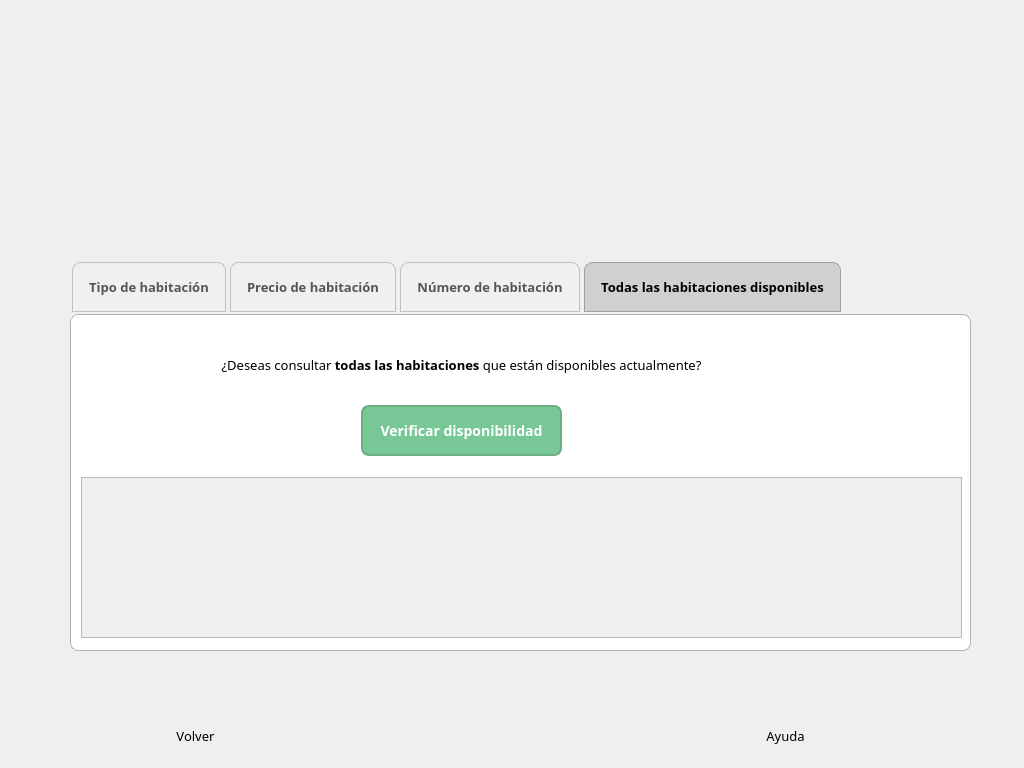
<?xml version="1.0" encoding="UTF-8"?>
<ui version="4.0">
 <class>ventana_disponibilidad</class>
 <widget class="QDialog" name="ventana_disponibilidad">
  <property name="geometry">
   <rect>
    <x>0</x>
    <y>0</y>
    <width>1024</width>
    <height>768</height>
   </rect>
  </property>
  <property name="sizePolicy">
   <sizepolicy hsizetype="Preferred" vsizetype="Preferred">
    <horstretch>0</horstretch>
    <verstretch>0</verstretch>
   </sizepolicy>
  </property>
  <property name="minimumSize">
   <size>
    <width>1024</width>
    <height>768</height>
   </size>
  </property>
  <property name="maximumSize">
   <size>
    <width>1024</width>
    <height>768</height>
   </size>
  </property>
  <property name="sizeIncrement">
   <size>
    <width>1024</width>
    <height>768</height>
   </size>
  </property>
  <property name="baseSize">
   <size>
    <width>1024</width>
    <height>768</height>
   </size>
  </property>
  <property name="windowTitle">
   <string>Ventana de disponibilidad</string>
  </property>
  <widget class="QLabel" name="fondo_disponibilidad">
   <property name="geometry">
    <rect>
     <x>0</x>
     <y>0</y>
     <width>1031</width>
     <height>771</height>
    </rect>
   </property>
   <property name="text">
    <string/>
   </property>
   <property name="pixmap">
    <pixmap>fondo_disponibilidad_fixed.png</pixmap>
   </property>
   <property name="scaledContents">
    <bool>true</bool>
   </property>
  </widget>
  <widget class="QTabWidget" name="contenedor">
   <property name="geometry">
    <rect>
     <x>70</x>
     <y>260</y>
     <width>901</width>
     <height>391</height>
    </rect>
   </property>
   <property name="font">
    <font>
     <family>Century Gothic</family>
     <pointsize>10</pointsize>
     <weight>75</weight>
     <bold>true</bold>
    </font>
   </property>
   <property name="whatsThis">
    <string/>
   </property>
   <property name="accessibleDescription">
    <string/>
   </property>
   <property name="styleSheet">
    <string notr="true">/* QTabWidget */
QTabWidget::pane {
    border: 1px solid #b0b0b0;
    border-radius: 8px;
    background-color: #ffffff; /* Fondo blanco para el área de contenido */
}

/* Pestañas grises */
QTabBar::tab {
    background-color: #e0e0e0;
    color: #333333;
    padding: 8px 16px;
    border: 1px solid #c0c0c0;
    border-top-left-radius: 8px;
    border-top-right-radius: 8px;
    margin: 2px;
}

/* Pestaña seleccionada */
QTabBar::tab:selected {
    background-color: #d0d0d0; /* Gris claro para la pestaña seleccionada */
    border: 1px solid #a0a0a0;
    color: #000000;
}

/* Pestaña no seleccionada */
QTabBar::tab:!selected {
    background-color: #f0f0f0;
    color: #555555;
}

/* Hover sobre pestaña */
QTabBar::tab:hover {
    background-color: #d8d8d8;
    border: 1px solid #b0b0b0;
}

/* Botones de desplazamiento (cuando hay muchas pestañas) */
QTabBar QToolButton {
    background-color: #f0f0f0;
    border: none;
    color: #555555;
}

/* Estilo de los botones al hacer hover */
QTabBar QToolButton:hover {
    background-color: #d0d0d0;
}

/* Estilo de la pestaña cuando está deshabilitada */
QTabBar::tab:disabled {
    color: #888888;
    background-color: #e8e8e8;
    border: 1px solid #d0d0d0;
}

/* Ajustes de tamaño */
QTabBar::tab {
    min-width: 100px;
    min-height: 32px;
}
</string>
   </property>
   <property name="tabPosition">
    <enum>QTabWidget::North</enum>
   </property>
   <property name="tabShape">
    <enum>QTabWidget::Rounded</enum>
   </property>
   <property name="currentIndex">
    <number>3</number>
   </property>
   <widget class="QWidget" name="tab">
    <attribute name="title">
     <string>Tipo de habitación</string>
    </attribute>
    <widget class="QLabel" name="instruccion_disponibilidad_tipo_habitacion">
     <property name="geometry">
      <rect>
       <x>70</x>
       <y>30</y>
       <width>281</width>
       <height>71</height>
      </rect>
     </property>
     <property name="font">
      <font>
       <family>Century Gothic</family>
       <pointsize>10</pointsize>
       <weight>50</weight>
       <bold>false</bold>
      </font>
     </property>
     <property name="text">
      <string>&lt;html&gt;&lt;head/&gt;&lt;body&gt;&lt;p align=&quot;center&quot;&gt;Por favor, ingrese el &lt;span style=&quot; font-weight:600;&quot;&gt;tipo de habitación&lt;/span&gt;&lt;/p&gt;&lt;p align=&quot;center&quot;&gt;a consultar como disponible:&lt;/p&gt;&lt;/body&gt;&lt;/html&gt;</string>
     </property>
    </widget>
    <widget class="QLineEdit" name="entrada_consultar_disponibilidad_tipo">
     <property name="enabled">
      <bool>true</bool>
     </property>
     <property name="geometry">
      <rect>
       <x>360</x>
       <y>30</y>
       <width>521</width>
       <height>31</height>
      </rect>
     </property>
     <property name="font">
      <font>
       <family>Century Gothic</family>
       <pointsize>10</pointsize>
       <weight>50</weight>
       <italic>true</italic>
       <bold>false</bold>
      </font>
     </property>
     <property name="contextMenuPolicy">
      <enum>Qt::DefaultContextMenu</enum>
     </property>
     <property name="toolTip">
      <string/>
     </property>
     <property name="statusTip">
      <string/>
     </property>
     <property name="accessibleName">
      <string/>
     </property>
     <property name="inputMask">
      <string notr="true"/>
     </property>
     <property name="text">
      <string notr="true">Ejemplo: Suite Presidencial</string>
     </property>
     <property name="placeholderText">
      <string notr="true"/>
     </property>
     <property name="cursorMoveStyle">
      <enum>Qt::LogicalMoveStyle</enum>
     </property>
     <property name="clearButtonEnabled">
      <bool>true</bool>
     </property>
    </widget>
    <widget class="QLabel" name="logo_casa">
     <property name="geometry">
      <rect>
       <x>-40</x>
       <y>10</y>
       <width>111</width>
       <height>121</height>
      </rect>
     </property>
     <property name="text">
      <string/>
     </property>
     <property name="pixmap">
      <pixmap>logo_casa.png</pixmap>
     </property>
     <property name="scaledContents">
      <bool>true</bool>
     </property>
    </widget>
    <widget class="QPushButton" name="btn_verificar_disponibilidad_tipo">
     <property name="geometry">
      <rect>
       <x>550</x>
       <y>70</y>
       <width>191</width>
       <height>41</height>
      </rect>
     </property>
     <property name="font">
      <font>
       <family>Century Gothic</family>
       <pointsize>-1</pointsize>
       <weight>75</weight>
       <bold>true</bold>
      </font>
     </property>
     <property name="styleSheet">
      <string notr="true">/* QPushButton */
QPushButton {
    background-color: #78c897; /* Verde suave */
    color: #ffffff;
    border: 2px solid #6aae84;
    border-radius: 8px;
    padding: 8px 16px;
    font-size: 14px;
}

/* Hover (cuando el cursor está sobre el botón) */
QPushButton:hover {
    background-color: #6aae84; /* Verde un poco más oscuro para hover */
    border: 2px solid #5f9676;
}

/* Presionado (cuando se hace clic en el botón) */
QPushButton:pressed {
    background-color: #5f9676; /* Verde más oscuro para clic */
    border: 2px solid #4e8264;
    color: #e0e0e0;
}

/* Botón deshabilitado */
QPushButton:disabled {
    background-color: #c0c0c0; /* Gris claro para deshabilitado */
    color: #888888;
    border: 2px solid #b0b0b0;
}

/* Botón con foco (cuando está seleccionado con teclado o tab) */
QPushButton:focus {
    outline: none;
    border: 2px solid #80bfff; /* Azul suave para indicar foco */
}
</string>
     </property>
     <property name="text">
      <string>Verificar disponibilidad</string>
     </property>
     <property name="autoDefault">
      <bool>true</bool>
     </property>
     <property name="default">
      <bool>true</bool>
     </property>
     <property name="flat">
      <bool>false</bool>
     </property>
    </widget>
    <widget class="QScrollArea" name="scroll_habitacione_disponibles_tipo">
     <property name="geometry">
      <rect>
       <x>20</x>
       <y>130</y>
       <width>861</width>
       <height>191</height>
      </rect>
     </property>
     <property name="widgetResizable">
      <bool>true</bool>
     </property>
     <widget class="QWidget" name="scrollAreaWidgetContents">
      <property name="geometry">
       <rect>
        <x>0</x>
        <y>0</y>
        <width>859</width>
        <height>189</height>
       </rect>
      </property>
      <widget class="QListWidget" name="lista_habitaciones_disponibles_tipo">
       <property name="geometry">
        <rect>
         <x>10</x>
         <y>10</y>
         <width>831</width>
         <height>171</height>
        </rect>
       </property>
       <property name="styleSheet">
        <string notr="true">QWidget {
    font: 12pt &quot;Century Gothic&quot;;
    background: transparent;
    border: none;
}

QLabel {
    font-weight: bold;  /* Aplica negrita a todos los QLabel */
}

QListWidget::item:hover {
    background-color: #90EE90;  /* Verde claro */
}

QListWidget::item:selected {
    background-color: #008000;  /* Verde oscuro */
    color: white;  /* Texto blanco */
}

</string>
       </property>
      </widget>
     </widget>
    </widget>
   </widget>
   <widget class="QWidget" name="tab_2">
    <attribute name="title">
     <string>Precio de habitación</string>
    </attribute>
    <widget class="QLabel" name="logo_precio">
     <property name="geometry">
      <rect>
       <x>-40</x>
       <y>30</y>
       <width>101</width>
       <height>101</height>
      </rect>
     </property>
     <property name="text">
      <string/>
     </property>
     <property name="pixmap">
      <pixmap>logo_precio.png</pixmap>
     </property>
     <property name="scaledContents">
      <bool>true</bool>
     </property>
    </widget>
    <widget class="QLabel" name="instruccion_disponibilidad_precio_habitacion">
     <property name="geometry">
      <rect>
       <x>80</x>
       <y>20</y>
       <width>381</width>
       <height>91</height>
      </rect>
     </property>
     <property name="font">
      <font>
       <family>Century Gothic</family>
       <pointsize>16</pointsize>
       <weight>50</weight>
       <bold>false</bold>
      </font>
     </property>
     <property name="text">
      <string>&lt;html&gt;&lt;head/&gt;&lt;body&gt;&lt;p align=&quot;center&quot;&gt;&lt;span style=&quot; font-size:10pt;&quot;&gt;Por favor, ingrese el&lt;/span&gt;&lt;span style=&quot; font-size:10pt; font-weight:600;&quot;&gt; precio&lt;/span&gt;&lt;span style=&quot; font-size:10pt;&quot;&gt; de las habitaciones que desea &lt;/span&gt;&lt;/p&gt;&lt;p align=&quot;center&quot;&gt;&lt;span style=&quot; font-size:10pt;&quot;&gt;consultar como disponibles:&lt;/span&gt;&lt;/p&gt;&lt;/body&gt;&lt;/html&gt;</string>
     </property>
    </widget>
    <widget class="QLineEdit" name="entrada_consultar_precio">
     <property name="geometry">
      <rect>
       <x>470</x>
       <y>30</y>
       <width>411</width>
       <height>41</height>
      </rect>
     </property>
     <property name="font">
      <font>
       <family>Century Gothic</family>
       <pointsize>10</pointsize>
       <weight>50</weight>
       <italic>true</italic>
       <bold>false</bold>
      </font>
     </property>
     <property name="text">
      <string>Ejemplo: 250</string>
     </property>
     <property name="clearButtonEnabled">
      <bool>true</bool>
     </property>
    </widget>
    <widget class="QPushButton" name="btn_verificar_disponibilidad_precio">
     <property name="geometry">
      <rect>
       <x>590</x>
       <y>80</y>
       <width>191</width>
       <height>41</height>
      </rect>
     </property>
     <property name="font">
      <font>
       <family>Century Gothic</family>
       <pointsize>-1</pointsize>
       <weight>75</weight>
       <bold>true</bold>
      </font>
     </property>
     <property name="styleSheet">
      <string notr="true">/* QPushButton */
QPushButton {
    background-color: #78c897; /* Verde suave */
    color: #ffffff;
    border: 2px solid #6aae84;
    border-radius: 8px;
    padding: 8px 16px;
    font-size: 14px;
}

/* Hover (cuando el cursor está sobre el botón) */
QPushButton:hover {
    background-color: #6aae84; /* Verde un poco más oscuro para hover */
    border: 2px solid #5f9676;
}

/* Presionado (cuando se hace clic en el botón) */
QPushButton:pressed {
    background-color: #5f9676; /* Verde más oscuro para clic */
    border: 2px solid #4e8264;
    color: #e0e0e0;
}

/* Botón deshabilitado */
QPushButton:disabled {
    background-color: #c0c0c0; /* Gris claro para deshabilitado */
    color: #888888;
    border: 2px solid #b0b0b0;
}

/* Botón con foco (cuando está seleccionado con teclado o tab) */
QPushButton:focus {
    outline: none;
    border: 2px solid #80bfff; /* Azul suave para indicar foco */
}
</string>
     </property>
     <property name="text">
      <string>Verificar disponibilidad</string>
     </property>
     <property name="default">
      <bool>true</bool>
     </property>
     <property name="flat">
      <bool>false</bool>
     </property>
    </widget>
    <widget class="QScrollArea" name="scroll_habitaciones_disponibles_precio">
     <property name="geometry">
      <rect>
       <x>20</x>
       <y>140</y>
       <width>861</width>
       <height>181</height>
      </rect>
     </property>
     <property name="widgetResizable">
      <bool>true</bool>
     </property>
     <widget class="QWidget" name="scrollAreaWidgetContents_2">
      <property name="geometry">
       <rect>
        <x>0</x>
        <y>0</y>
        <width>859</width>
        <height>179</height>
       </rect>
      </property>
      <widget class="QListWidget" name="lista_habitaciones_disponibles_precio">
       <property name="geometry">
        <rect>
         <x>5</x>
         <y>10</y>
         <width>841</width>
         <height>161</height>
        </rect>
       </property>
       <property name="styleSheet">
        <string notr="true">QWidget {
    font: 12pt &quot;Century Gothic&quot;;
    background: transparent;
    border: none;
}

QLabel {
    font-weight: bold;  /* Aplica negrita a todos los QLabel */
}

QListWidget::item:hover {
    background-color: #90EE90;  /* Verde claro */
}

QListWidget::item:selected {
    background-color: #008000;  /* Verde oscuro */
    color: white;  /* Texto blanco */
}

</string>
       </property>
      </widget>
     </widget>
    </widget>
   </widget>
   <widget class="QWidget" name="tab_3">
    <attribute name="title">
     <string>Número de habitación</string>
    </attribute>
    <widget class="QLabel" name="logo_numero_habitacion">
     <property name="geometry">
      <rect>
       <x>-70</x>
       <y>0</y>
       <width>151</width>
       <height>131</height>
      </rect>
     </property>
     <property name="text">
      <string/>
     </property>
     <property name="pixmap">
      <pixmap>logo_numero_habitacion.png</pixmap>
     </property>
     <property name="scaledContents">
      <bool>true</bool>
     </property>
    </widget>
    <widget class="QLabel" name="instruccion_disponiblidad_numero_habitacion">
     <property name="geometry">
      <rect>
       <x>90</x>
       <y>20</y>
       <width>391</width>
       <height>81</height>
      </rect>
     </property>
     <property name="font">
      <font>
       <family>Century Gothic</family>
       <pointsize>9</pointsize>
       <weight>50</weight>
       <bold>false</bold>
      </font>
     </property>
     <property name="text">
      <string>&lt;html&gt;&lt;head/&gt;&lt;body&gt;&lt;p align=&quot;center&quot;&gt;&lt;span style=&quot; font-size:10pt;&quot;&gt;Por favor, ingrese el&lt;/span&gt;&lt;span style=&quot; font-size:10pt; font-weight:600;&quot;&gt; número de la habitación&lt;/span&gt;&lt;span style=&quot; font-size:10pt;&quot;&gt; que desea &lt;/span&gt;&lt;/p&gt;&lt;p align=&quot;center&quot;&gt;&lt;span style=&quot; font-size:10pt;&quot;&gt;consultar como disponible&lt;/span&gt;&lt;/p&gt;&lt;/body&gt;&lt;/html&gt;</string>
     </property>
    </widget>
    <widget class="QLineEdit" name="entrada_consultar_disponibilidad_numero">
     <property name="geometry">
      <rect>
       <x>500</x>
       <y>30</y>
       <width>381</width>
       <height>41</height>
      </rect>
     </property>
     <property name="font">
      <font>
       <family>Century Gothic</family>
       <pointsize>10</pointsize>
       <weight>50</weight>
       <italic>true</italic>
       <bold>false</bold>
      </font>
     </property>
     <property name="text">
      <string>Ejemplo: 102</string>
     </property>
     <property name="clearButtonEnabled">
      <bool>true</bool>
     </property>
    </widget>
    <widget class="QPushButton" name="btn_verificar_disponibilidad_numero">
     <property name="geometry">
      <rect>
       <x>590</x>
       <y>80</y>
       <width>211</width>
       <height>41</height>
      </rect>
     </property>
     <property name="font">
      <font>
       <family>Century Gothic</family>
       <pointsize>-1</pointsize>
       <weight>75</weight>
       <bold>true</bold>
      </font>
     </property>
     <property name="styleSheet">
      <string notr="true">/* QPushButton */
QPushButton {
    background-color: #78c897; /* Verde suave */
    color: #ffffff;
    border: 2px solid #6aae84;
    border-radius: 8px;
    padding: 8px 16px;
    font-size: 14px;
}

/* Hover (cuando el cursor está sobre el botón) */
QPushButton:hover {
    background-color: #6aae84; /* Verde un poco más oscuro para hover */
    border: 2px solid #5f9676;
}

/* Presionado (cuando se hace clic en el botón) */
QPushButton:pressed {
    background-color: #5f9676; /* Verde más oscuro para clic */
    border: 2px solid #4e8264;
    color: #e0e0e0;
}

/* Botón deshabilitado */
QPushButton:disabled {
    background-color: #c0c0c0; /* Gris claro para deshabilitado */
    color: #888888;
    border: 2px solid #b0b0b0;
}

/* Botón con foco (cuando está seleccionado con teclado o tab) */
QPushButton:focus {
    outline: none;
    border: 2px solid #80bfff; /* Azul suave para indicar foco */
}
</string>
     </property>
     <property name="text">
      <string>Verificar disponibilidad</string>
     </property>
     <property name="default">
      <bool>true</bool>
     </property>
    </widget>
    <widget class="QScrollArea" name="scroll_habitaciones_disponibles_numero">
     <property name="geometry">
      <rect>
       <x>10</x>
       <y>142</y>
       <width>871</width>
       <height>181</height>
      </rect>
     </property>
     <property name="widgetResizable">
      <bool>true</bool>
     </property>
     <widget class="QWidget" name="scrollAreaWidgetContents_3">
      <property name="geometry">
       <rect>
        <x>0</x>
        <y>0</y>
        <width>869</width>
        <height>179</height>
       </rect>
      </property>
      <widget class="QListWidget" name="lista_habitaciones_disponibles_numero">
       <property name="geometry">
        <rect>
         <x>10</x>
         <y>10</y>
         <width>851</width>
         <height>151</height>
        </rect>
       </property>
       <property name="styleSheet">
        <string notr="true">QWidget {
    font: 12pt &quot;Century Gothic&quot;;
    background: transparent;
    border: none;
}

QLabel {
    font-weight: bold;  /* Aplica negrita a todos los QLabel */
}

QListWidget::item:hover {
    background-color: #90EE90;  /* Verde claro */
}

QListWidget::item:selected {
    background-color: #008000;  /* Verde oscuro */
    color: white;  /* Texto blanco */
}

</string>
       </property>
      </widget>
     </widget>
    </widget>
   </widget>
   <widget class="QWidget" name="tab_4">
    <attribute name="title">
     <string>Todas las habitaciones disponibles</string>
    </attribute>
    <widget class="QLabel" name="logo_disponible">
     <property name="geometry">
      <rect>
       <x>740</x>
       <y>70</y>
       <width>81</width>
       <height>71</height>
      </rect>
     </property>
     <property name="text">
      <string/>
     </property>
     <property name="pixmap">
      <pixmap>logo_disponible_1.png</pixmap>
     </property>
     <property name="scaledContents">
      <bool>true</bool>
     </property>
    </widget>
    <widget class="QLabel" name="logo_disponible_habitacion">
     <property name="geometry">
      <rect>
       <x>770</x>
       <y>-50</y>
       <width>191</width>
       <height>201</height>
      </rect>
     </property>
     <property name="text">
      <string/>
     </property>
     <property name="pixmap">
      <pixmap>logo_disponible_2.png</pixmap>
     </property>
     <property name="scaledContents">
      <bool>true</bool>
     </property>
    </widget>
    <widget class="QLabel" name="instruccion_disponibilidad_estado">
     <property name="geometry">
      <rect>
       <x>30</x>
       <y>-10</y>
       <width>721</width>
       <height>121</height>
      </rect>
     </property>
     <property name="font">
      <font>
       <family>Century Gothic</family>
       <pointsize>10</pointsize>
       <weight>50</weight>
       <bold>false</bold>
      </font>
     </property>
     <property name="text">
      <string>&lt;html&gt;&lt;head/&gt;&lt;body&gt;&lt;p align=&quot;center&quot;&gt;¿Deseas consultar&lt;span style=&quot; font-weight:600;&quot;&gt; todas las habitaciones&lt;/span&gt; que están disponibles actualmente?&lt;/p&gt;&lt;/body&gt;&lt;/html&gt;</string>
     </property>
    </widget>
    <widget class="QPushButton" name="btn_verificar_disponibilidad_estado">
     <property name="geometry">
      <rect>
       <x>290</x>
       <y>90</y>
       <width>201</width>
       <height>51</height>
      </rect>
     </property>
     <property name="font">
      <font>
       <family>Century Gothic</family>
       <pointsize>-1</pointsize>
       <weight>75</weight>
       <bold>true</bold>
      </font>
     </property>
     <property name="styleSheet">
      <string notr="true">/* QPushButton */
QPushButton {
    background-color: #78c897; /* Verde suave */
    color: #ffffff;
    border: 2px solid #6aae84;
    border-radius: 8px;
    padding: 8px 16px;
    font-size: 14px;
}

/* Hover (cuando el cursor está sobre el botón) */
QPushButton:hover {
    background-color: #6aae84; /* Verde un poco más oscuro para hover */
    border: 2px solid #5f9676;
}

/* Presionado (cuando se hace clic en el botón) */
QPushButton:pressed {
    background-color: #5f9676; /* Verde más oscuro para clic */
    border: 2px solid #4e8264;
    color: #e0e0e0;
}

/* Botón deshabilitado */
QPushButton:disabled {
    background-color: #c0c0c0; /* Gris claro para deshabilitado */
    color: #888888;
    border: 2px solid #b0b0b0;
}

/* Botón con foco (cuando está seleccionado con teclado o tab) */
QPushButton:focus {
    outline: none;
    border: 2px solid #80bfff; /* Azul suave para indicar foco */
}
</string>
     </property>
     <property name="text">
      <string>Verificar disponibilidad</string>
     </property>
     <property name="default">
      <bool>true</bool>
     </property>
    </widget>
    <widget class="QScrollArea" name="scroll_habitaciones_disponibles_estado">
     <property name="geometry">
      <rect>
       <x>10</x>
       <y>162</y>
       <width>881</width>
       <height>161</height>
      </rect>
     </property>
     <property name="widgetResizable">
      <bool>true</bool>
     </property>
     <widget class="QWidget" name="scrollAreaWidgetContents_4">
      <property name="geometry">
       <rect>
        <x>0</x>
        <y>0</y>
        <width>879</width>
        <height>159</height>
       </rect>
      </property>
      <widget class="QListWidget" name="lista_habitaciones_disponibles_estado">
       <property name="geometry">
        <rect>
         <x>10</x>
         <y>10</y>
         <width>851</width>
         <height>141</height>
        </rect>
       </property>
       <property name="styleSheet">
        <string notr="true">QWidget {
    font: 12pt &quot;Century Gothic&quot;;
    background: transparent;
    border: none;
}

QLabel {
    font-weight: bold;  /* Aplica negrita a todos los QLabel */
}

QListWidget::item:hover {
    background-color: #90EE90;  /* Verde claro */
}

QListWidget::item:selected {
    background-color: #008000;  /* Verde oscuro */
    color: white;  /* Texto blanco */
}

</string>
       </property>
      </widget>
     </widget>
    </widget>
   </widget>
  </widget>
  <widget class="QPushButton" name="btn_volver_al_menu">
   <property name="geometry">
    <rect>
     <x>120</x>
     <y>680</y>
     <width>151</width>
     <height>111</height>
    </rect>
   </property>
   <property name="font">
    <font>
     <family>Century Gothic</family>
     <pointsize>10</pointsize>
    </font>
   </property>
   <property name="styleSheet">
    <string notr="true">QPushButton{
background:transparent;
}</string>
   </property>
   <property name="text">
    <string>Volver</string>
   </property>
   <property name="flat">
    <bool>true</bool>
   </property>
  </widget>
  <widget class="QPushButton" name="btn_ayuda_disponibilidad">
   <property name="geometry">
    <rect>
     <x>700</x>
     <y>680</y>
     <width>171</width>
     <height>111</height>
    </rect>
   </property>
   <property name="font">
    <font>
     <family>Century Gothic</family>
     <pointsize>10</pointsize>
    </font>
   </property>
   <property name="styleSheet">
    <string notr="true">QPushButton{
background:transparent;
}</string>
   </property>
   <property name="text">
    <string>Ayuda</string>
   </property>
   <property name="autoDefault">
    <bool>true</bool>
   </property>
   <property name="default">
    <bool>false</bool>
   </property>
   <property name="flat">
    <bool>true</bool>
   </property>
  </widget>
 </widget>
 <resources/>
 <connections/>
</ui>
